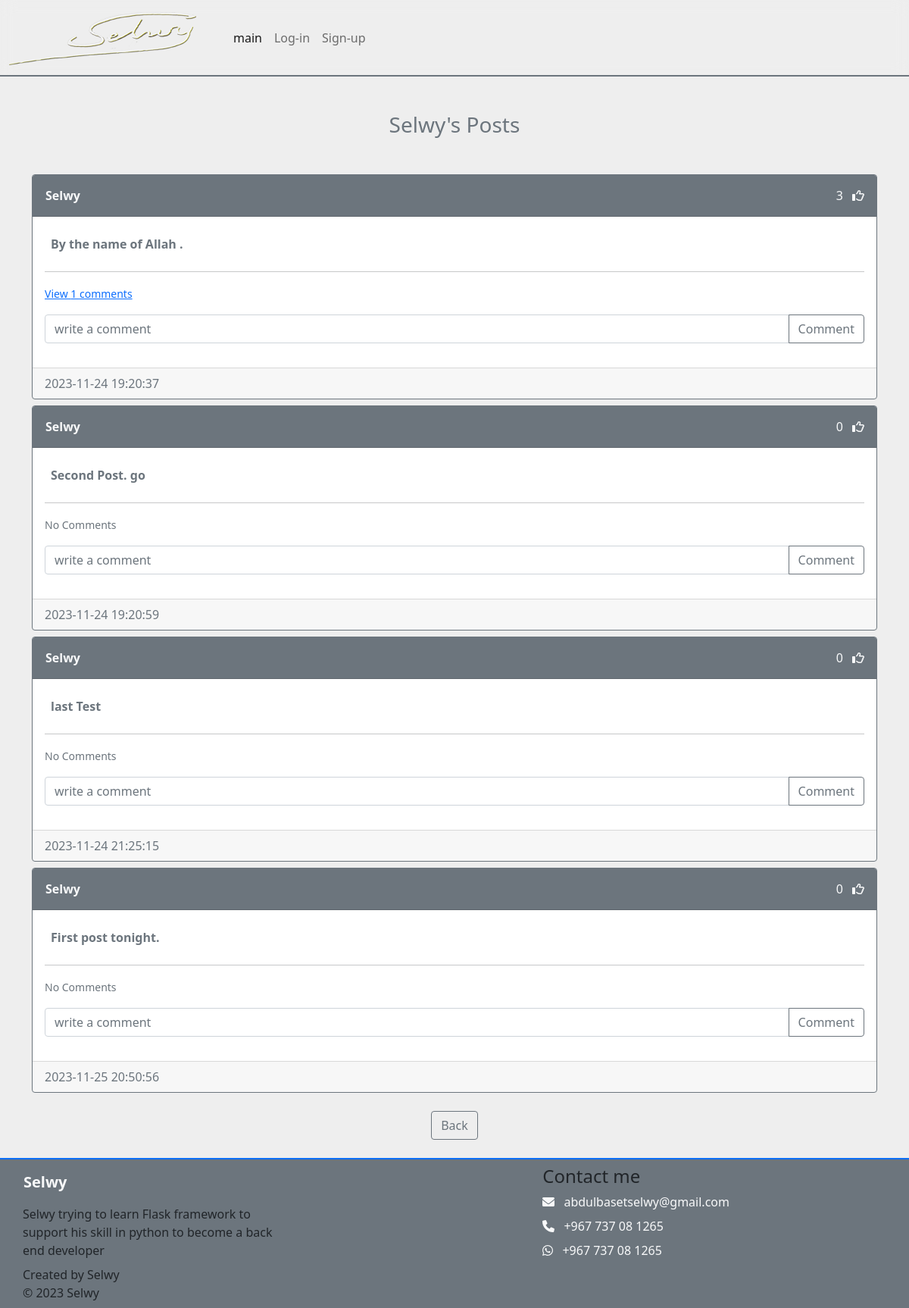
/all-user-posts/Selwy, run on the app's committed database.
### MyWebsite/models.py (models this page shows)
class User(db.Model, UserMixin):
    id= db.Column(db.Integer, primary_key=True)
    username= db.Column(db.String(150), unique=True)
    email= db.Column(db.String(150), unique=True)
    password= db.Column(db.String(20))
    created_date= db.Column(db.DateTime(timezone=True),default=func.now())
    posts= db.relationship('Post', backref='user', passive_deletes=True)
    comments= db.relationship('Comment', backref='user', passive_deletes= True)
    likes= db.relationship('Like', backref='user', passive_deletes= True)

class Post(db.Model):
    id= db.Column(db.Integer, primary_key= True)
    text= db.Column(db.Text, nullable= False)
    created_date= db.Column(db.DateTime(timezone=True), default= func.now())
    author= db.Column(db.Integer, db.ForeignKey('user.id', ondelete='CASCADE'), nullable=False)
    comments= db.relationship('Comment', backref='post', passive_deletes= True)
    likes= db.relationship('Like', backref='post', passive_deletes= True)

### MyWebsite/views.py (the view)
@login_required
@views.route("/all-user-posts/<username>" )
def all_user_posts(username):
    user= User.query.filter_by(username= username).first()
    if not user:
        flash("No user with that username!", category="error")
        return redirect(url_for("views.index"))
    posts= user.posts
    return render_template(f"all_user_posts.html" ,user=current_user, posts= posts, username= username)

### MyWebsite/Templates/all_user_posts.html (shortened to what this page needs)
{% extends "posts_div.html" %}
{% block header %} {{ username.capitalize() }}'s Posts {% endblock %}
{% block my %}
<div align="center" class="my-4">
    <a href="/home" class="btn  btn-outline-secondary btn-rounded" >Back</a>
</div>
{% endblock %}

### MyWebsite/Templates/posts_div.html (shortened to what this page needs)
{% extends "base.html" %}
{% block content %}
{% block post_section %}
<h3 align="center" class="my-5">{% block header %}Posts{% endblock %}</h3>
<div id="show" class="mt-5">
    {% for post in posts %}
    <div class="card border-secondary mb-2">
        <div class="card-header d-flex justify-content-between align-items-center bg-secondary text-light">
            <a href="all-user-posts/{{post.user.username }}" class="btn rounded-pill  fw-bold text-light ps-0">{{ post.user.username}}</a>
            <div>
                <span class="like-post me-2" id="like-post-{{post.id}}">{{ post.likes|length }}</span>
                {% if user.id in post.likes | map(attribute= "author")|list %}
                <i class="fas fa-thumbs-up" id="like-button-{{post.id}}" onclick="like({{post.id}})"></i>
                {% else %}
                <i class="far fa-thumbs-up" id="like-button-{{post.id}}" onclick="like({{post.id}})"></i>
                {% endif %}
            </div>
        </div>
        <div class="card-body">
            <div class="card-text  text-secondary fw-bold ps-2 py-2 ">{{ post.text }}</div>
            <hr>
            <p class="card-text">
                {% if post.comments|length > 0 %}
                <a data-bs-toggle="collapse" href="#comments-{{post.id}}" role="button">
                    <small>View {{ post.comments|length }} comments</small>
                </a>
                {% else %}
                <small class="text-muted">No Comments</small>
                {% endif %}
            </p>
            <form action="/create-comment/{{ post.id}}" class="input-group my-3" method="POST">
                <input type="text" id="text" name="text" class="form-control" placeholder="write a comment">
                <button class="btn btn-outline-secondary btn-rounded" type="submit">Comment</button>
            </form>
        </div>
        <div class="card-footer text-muted">{{ post.created_date }}</div>
    </div>
    {% endfor %}
</div>
{% block my%}{% endblock%}
{% endblock %}
{% endblock %}

### MyWebsite/static/css/main.css (style rules this page uses)
body { box-sizing: border-box; margin: 0; background: #eee; position: relative; padding-top: 100px; }
svg { cursor: pointer; }
h1,h2,h3,h4,h5,h6 { color:#6c757d; }

### data on the page
User: capitalize "Selwy"
Post: user.username "Selwy", likes|length "3", text "By the name of Allah .", comments|length "1", created_date "2023-11-24 19:20:37"
Post: user.username "Selwy", likes|length "0", text "Second Post. go", shows "No Comments", created_date "2023-11-24 19:20:59"
Post: user.username "Selwy", likes|length "0", text "last Test", shows "No Comments", created_date "2023-11-24 21:25:15"
Post: user.username "Selwy", likes|length "0", text "First post tonight.", shows "No Comments", created_date "2023-11-25 20:50:56"
